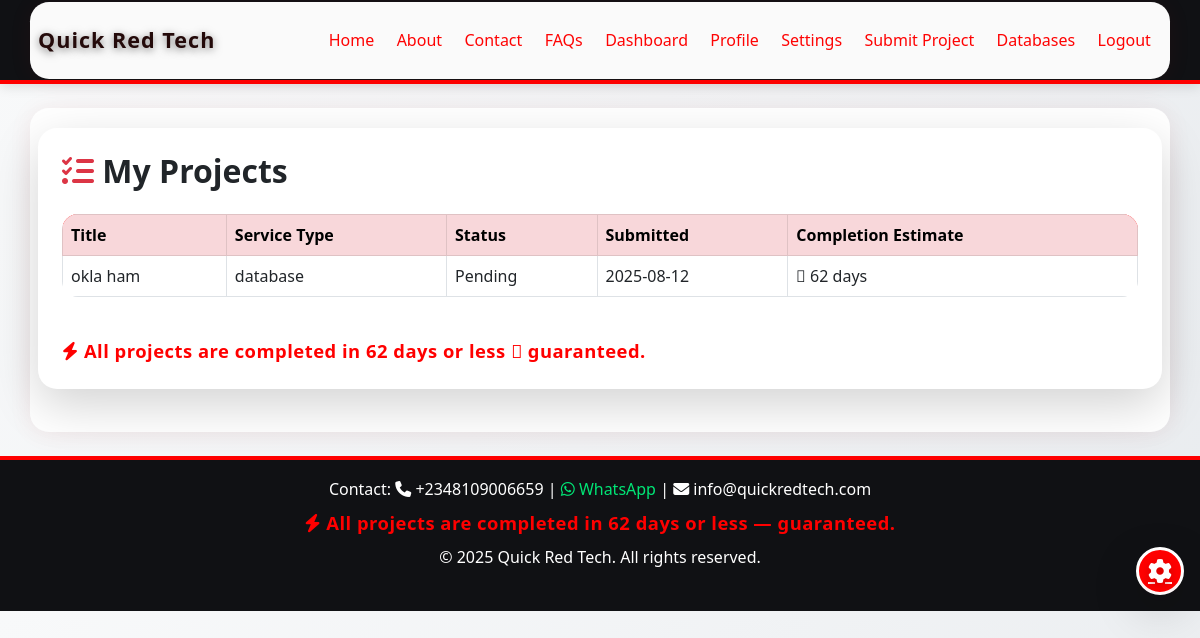
Page /dashboard (signed in) on the committed database.
### quickredtech/models.py (models this page shows)
class Project(db.Model):
    id = db.Column(db.Integer, primary_key=True)
    user_id = db.Column(db.Integer, db.ForeignKey('user.id'), nullable=False)
    title = db.Column(db.String(140), nullable=False)
    description = db.Column(db.Text, nullable=False)
    service_type = db.Column(db.String(64), nullable=False)
    status = db.Column(db.String(64), default='Pending')
    submission_date = db.Column(db.DateTime, default=datetime.utcnow)
    completion_estimate = db.Column(db.DateTime)
    file_path = db.Column(db.String(256))

### quickredtech/routes.py (the view)
    @app.route('/dashboard')
    @login_required
    def dashboard():
        projects = Project.query.filter_by(user_id=current_user.id).all()
        return render_template('dashboard.html', projects=projects)

### quickredtech/routes.py (called while the page is built)
@login_manager.user_loader
def load_user(user_id):
    return User.query.get(int(user_id))

### quickredtech/templates/dashboard.html (shortened to what this page needs)
{% extends 'base.html' %}
{% block content %}
<div class="card shadow-lg border-0 p-4 mb-4 animate__animated animate__fadeIn">
    <h2 class="fw-bold mb-4"><i class="fa-solid fa-list-check text-danger"></i> My Projects</h2>
    {% if projects %}
    <div class="table-responsive">
    <table class="table table-bordered table-hover">
        <thead class="table-danger">
            <tr>
                <th>Title</th>
                <th>Service Type</th>
                <th>Status</th>
                <th>Submitted</th>
                <th>Completion Estimate</th>
            </tr>
        </thead>
        <tbody>
        {% for project in projects %}
            <tr>
                <td>{{ project.title }}</td>
                <td>{{ project.service_type }}</td>
                <td>{{ project.status }}</td>
                <td>{{ project.submission_date.strftime('%Y-%m-%d') }}</td>
                <td>{% if project.completion_estimate %}{{ project.completion_estimate.strftime('%Y-%m-%d') }}{% else %} 62 days{% endif %}</td>
            </tr>
        {% endfor %}
        </tbody>
    </table>
    </div>
    {% else %}
    <p>No projects submitted yet.</p>
    {% endif %}
    <div class="guarantee mt-4"><i class="fa-solid fa-bolt"></i> All projects are completed in 62 days or less  guaranteed.</div>
</div>
{% endblock %}
{% block head %}
<link rel="stylesheet" href="https://cdnjs.cloudflare.com/ajax/libs/animate.css/4.1.1/animate.min.css"/>
{% endblock %}

### quickredtech/templates/base.html (style rules this page uses)
:root { --red: #FF0000; --dark: #181A20; --darker: #101114; --light: #f8f9fa; --gradient: linear-gradient(135deg, #ff0000 0%, #c40000 100%); --contrast: #fff; --accent: #FFD600; }
body { background: linear-gradient(120deg, #f8f9fa 0%, #e9ecef 100%); font-family: 'Segoe UI', 'Roboto', Arial, sans-serif; color: #222; }
.guarantee { color: var(--red); font-weight: bold; font-size: 1.15rem; letter-spacing: 0.5px; }
.card { border: none; border-radius: 1.2rem; box-shadow: 0 4px 24px 0 #c4000022; transition: box-shadow 0.2s; background: #fff; }
.table { border-radius: 1rem; overflow: hidden; background: #fff; }
.table thead { background: var(--red); color: #fff; }

### rows in the picture
Project: title "okla ham", service_type "database", status "Pending", submission_date "2025-08-12", shows "62 days"

### other values in the picture
{{ 2025 }} "2025"
